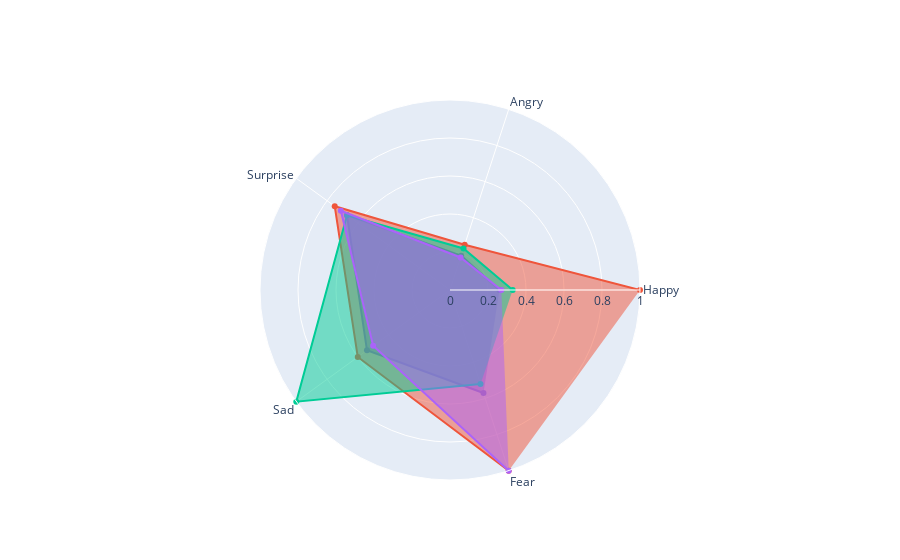

The notebook cell this image was saved under:
### Code cell
import plotly.graph_objects as go

categories = emotions

fig = go.Figure()

for m in movies:
    fig.add_trace(go.Scatterpolar(
          r=emotion_dict[m].max(axis = 0),
          theta=categories,
          fill='toself',
          name=m
    ))

fig.update_layout(
  polar=dict(
    radialaxis=dict(
      visible=True,
      range=[0, 1]
    )),
  showlegend=False
)

fig.show()

### Figure 1 — Plotly figure (JSON) as saved in the notebook; plotly's stock layout.template omitted (floating-point values rounded to 4 significant figures)
{"data": [{"fill": "toself", "name": "The.Dark.Knight.srt", "r": [0.26, 0.19, 0.67, 0.54, 0.57], "theta": ["Happy", "Angry", "Surprise", "Sad", "Fear"], "type": "scatterpolar"}, {"fill": "toself", "name": "The.Lord.of.the.Rings.The.Return.Of.The.King.srt", "r": [1, 0.25, 0.75, 0.6, 1], "theta": ["Happy", "Angry", "Surprise", "Sad", "Fear"], "type": "scatterpolar"}, {"fill": "toself", "name": "Back.to.the.Future.1985.srt", "r": [0.33, 0.23, 0.67, 1, 0.52], "theta": ["Happy", "Angry", "Surprise", "Sad", "Fear"], "type": "scatterpolar"}, {"fill": "toself", "name": "David.Attenborough.A.Life.on.Our.Planet.srt", "r": [0.27, 0.18, 0.71, 0.5, 1], "theta": ["Happy", "Angry", "Surprise", "Sad", "Fear"], "type": "scatterpolar"}], "layout": {"polar": {"radialaxis": {"range": [0, 1], "visible": true}}, "showlegend": false}}
